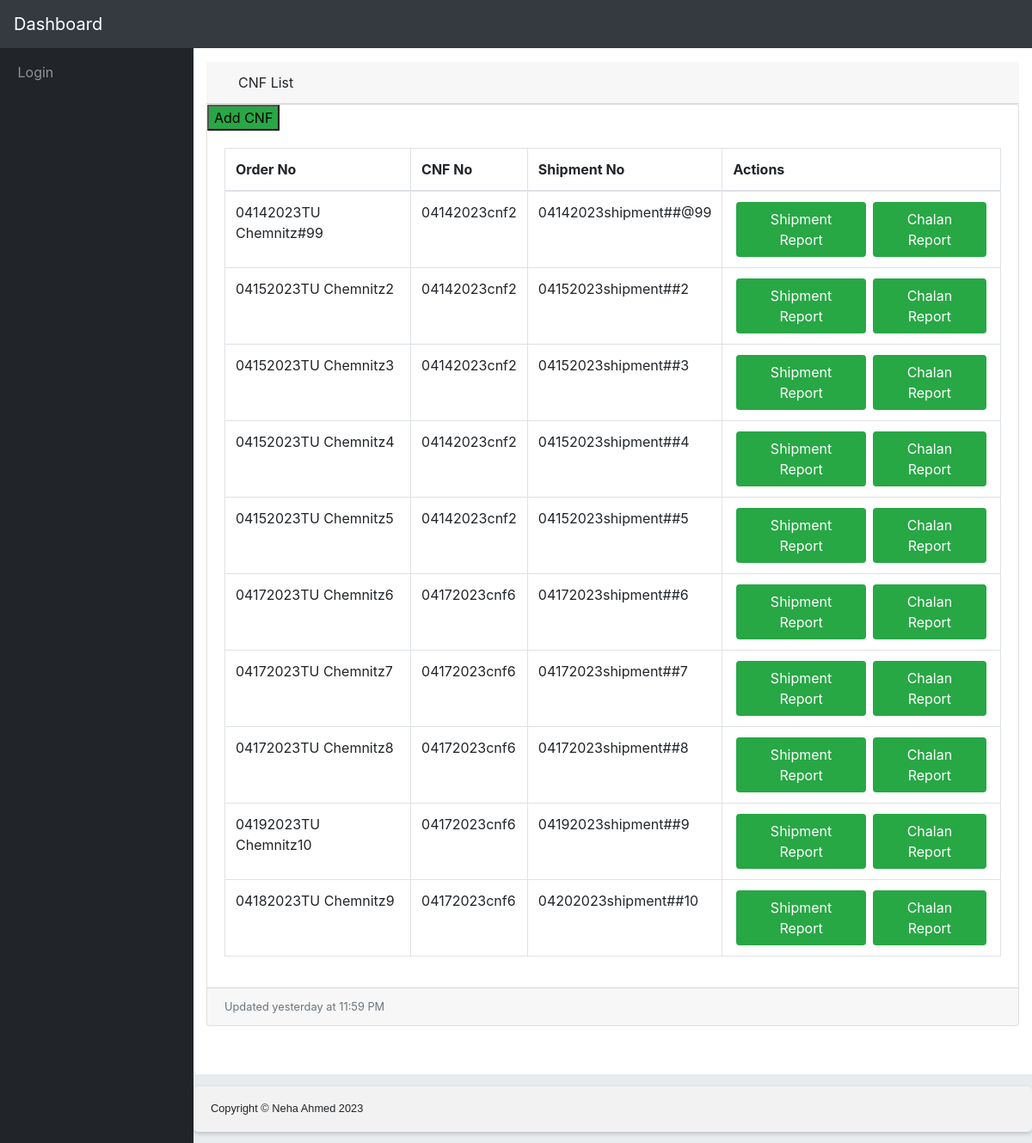
The page /shipment/report/ on the database its author committed.
### shipment_tracking/models.py (models this page shows, shortened)
class ShipmentTracking(models.Model):
    order_no = models.CharField(_("Order No"), max_length=50, null=True, default=None)
    cnf_no = models.CharField(_("CNF No"), max_length=50,null=True, default=None)
    shipment_no = models.CharField(_("Shipment No"), max_length=50,null=True, default=None)
    order_received = models.BooleanField(_("Order Received"), default=True)
    order_received_date = models.DateTimeField(null=True, default=None)
    ready = models.BooleanField(_("Ready"), default=False)
    order_ready_date = models.DateTimeField(null=True, default=None)
    carton_description = models.CharField(_("Carton Description"), max_length=255)
    shipped = models.BooleanField(_("Shipped"), default=False)
    order_shipped_date = models.DateTimeField(null=True, default=None)
    container_description = models.CharField(_("Container Description"), max_length=255)
    reached_overseas = models.BooleanField(_("Reached Overseas"), default=False)
    order_reached_overseas_date = models.DateTimeField(null=True, default=None)
    order_delivered = models.BooleanField(_("Order Delivered"), default=False)
    order_delivered_date = models.DateTimeField(null=True, default=None)
    buyer_unique_id = models.CharField(_("Buyer Unique ID"), max_length=50)
    payment_lc = models.BooleanField(_("Payment LC"), default=False)
    buyer_payment_unique_id = models.CharField(_("Buyer Payment Unique ID"), max_length=50, default="xxx")
    order_payment_lc_date= models.DateTimeField(null=True, default=None)

### shipment/views.py (the view)
# urls.py: path('report/', views.shipment_report_list, name='shipment_report_list'),
def shipment_report_list(request):
    shipments = ShipmentTracking.objects.all()
    return render(request, 'shipment/shipment_report_list.html', {'shipments': shipments})

### templates/shipment/shipment_report_list.html (shortened to what this page needs)
{% extends 'base.html' %}
{% block content %}
<div class="row">
  <div class="col-xl-12 col-sm-12 mb-12">
      <div class="card-header">
        <i class="fas fa-table"></i>
        CNF List</div>
        <div class="card mb-3">
            <form method="POST" action="{% url 'shipment_create' %}">
              <button class="btn-view">Add CNF</button>
      <div class="card-body">
        <div class="table-responsive">
          <table class="table table-bordered" id="dataTable" width="100%" cellspacing="0">
            <thead>
              <tr>
                <th>Order No</th>
                <th>CNF No</th>
                <th>Shipment No</th>
                <th> Actions </th>
              </tr>
            </thead>
            <tbody>
              {% for shipment in shipments %}
              <tr>
                <td>{{ shipment.order_no }}</td>
                <td>{{ shipment.cnf_no }}</td>
                <td>{{ shipment.shipment_no }}</td>
                <td>
                  <div class="action-btns">
                  <a href= "{% url 'shipment_report_view' shipment.pk %}"> <button class="btn-view"  type=button>Shipment Report</button></a>
                  <a href= "{% url 'chalan_report_view' shipment.pk %}"> <button class="btn-view"  type=button>Chalan Report</button></a>
                </div>
              </td>
              </tr>
              {% empty %}
              <tr>
                <td colspan="12">No company details available.</td>
              </tr>
              {% endfor %}
            </tbody>
          </table>
        </div>
      </div>
      <div class="card-footer small text-muted">Updated yesterday at 11:59 PM</div>
    </div>
      <div class="card-body">
    </div>
  </div>
</div>
{% endblock %}

### static/css/form-css.css (style rules this page uses)
* { box-sizing: border-box; }

### rows shown on the page
ShipmentTracking: order_no "04142023TU Chemnitz#99", cnf_no "04142023cnf2", shipment_no "04142023shipment##@99"
ShipmentTracking: order_no "04152023TU Chemnitz2", cnf_no "04142023cnf2", shipment_no "04152023shipment##2"
ShipmentTracking: order_no "04152023TU Chemnitz3", cnf_no "04142023cnf2", shipment_no "04152023shipment##3"
ShipmentTracking: order_no "04152023TU Chemnitz4", cnf_no "04142023cnf2", shipment_no "04152023shipment##4"
ShipmentTracking: order_no "04152023TU Chemnitz5", cnf_no "04142023cnf2", shipment_no "04152023shipment##5"
ShipmentTracking: order_no "04172023TU Chemnitz6", cnf_no "04172023cnf6", shipment_no "04172023shipment##6"
ShipmentTracking: order_no "04172023TU Chemnitz7", cnf_no "04172023cnf6", shipment_no "04172023shipment##7"
ShipmentTracking: order_no "04172023TU Chemnitz8", cnf_no "04172023cnf6", shipment_no "04172023shipment##8"
ShipmentTracking: order_no "04192023TU Chemnitz10", cnf_no "04172023cnf6", shipment_no "04192023shipment##9"
ShipmentTracking: order_no "04182023TU Chemnitz9", cnf_no "04172023cnf6", shipment_no "04202023shipment##10"
